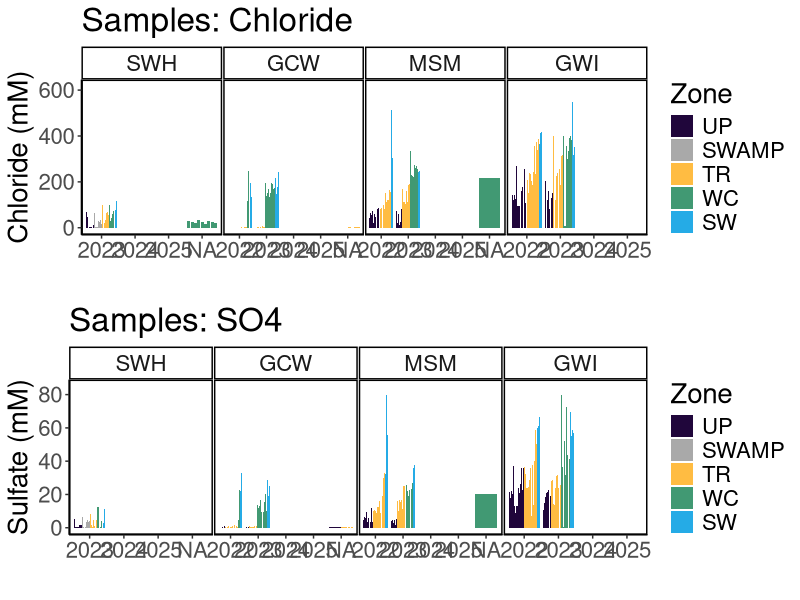
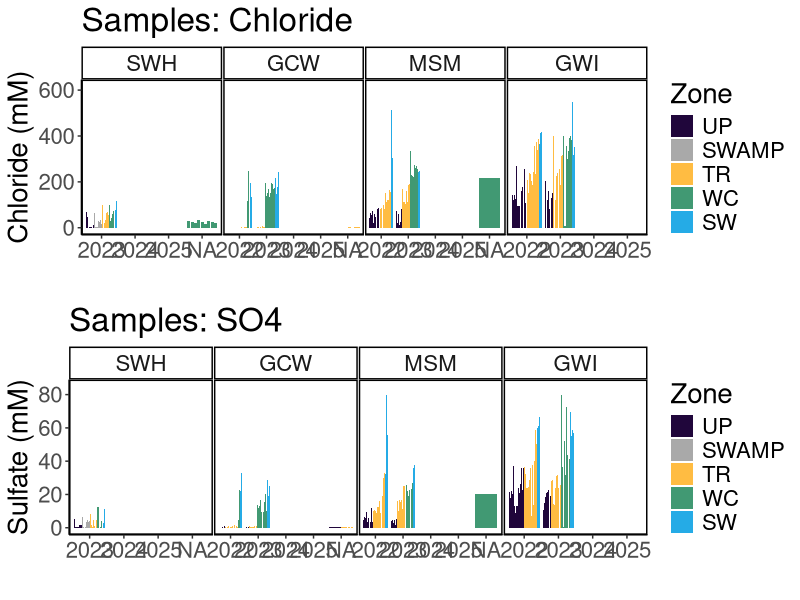
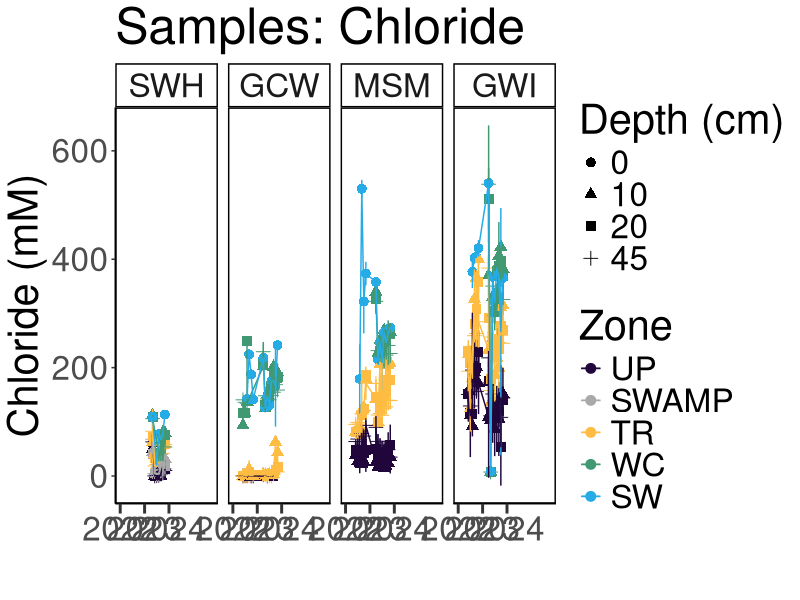
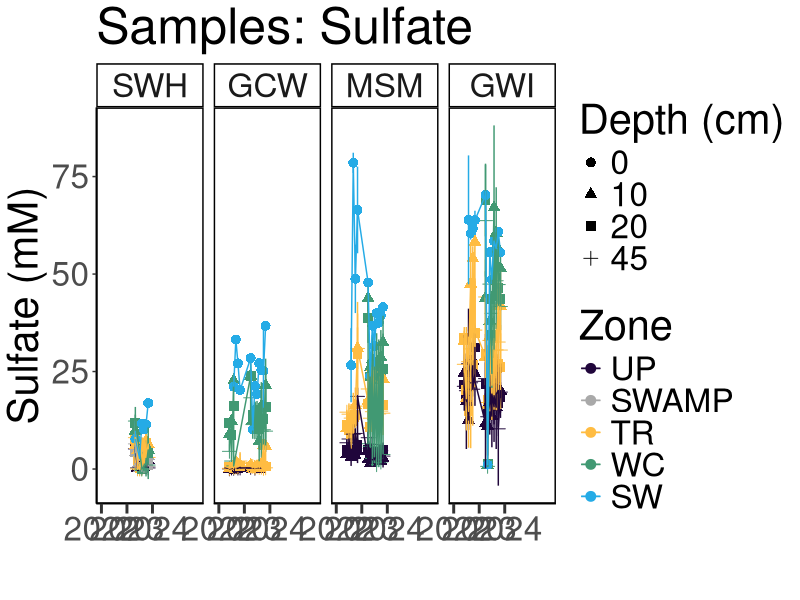
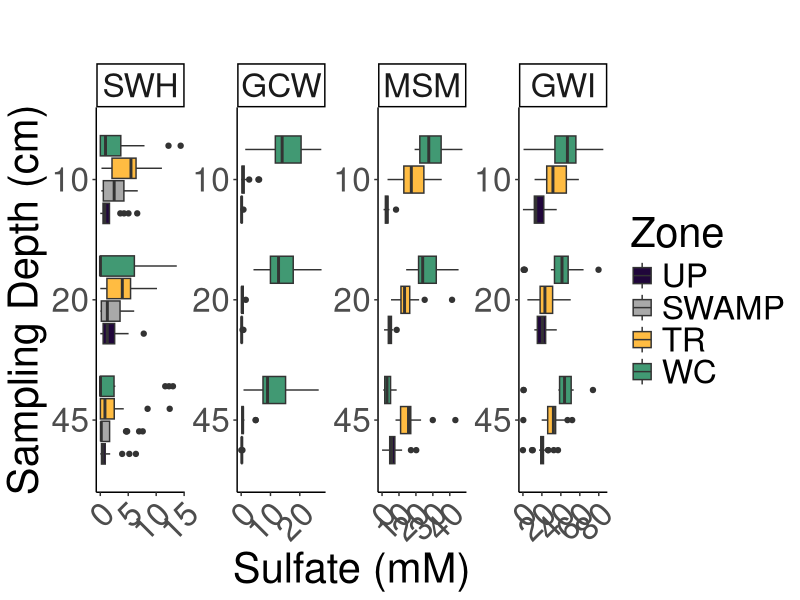
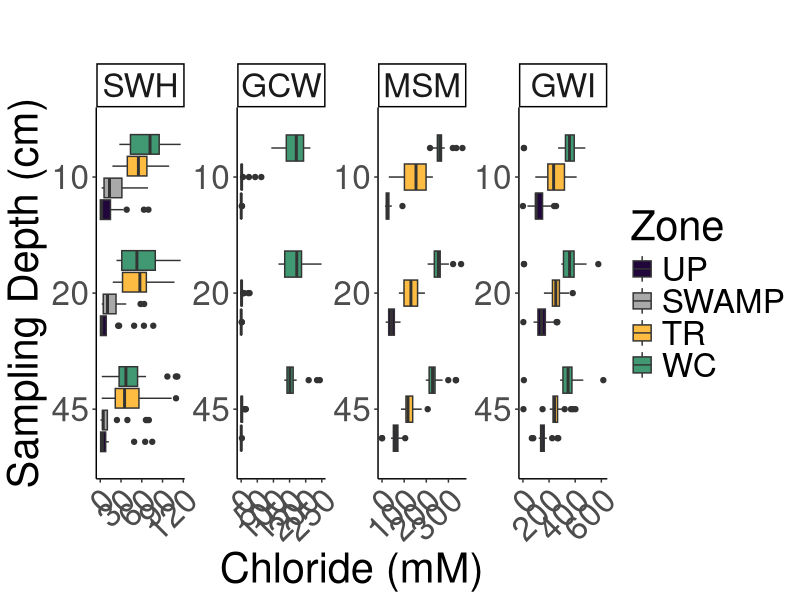
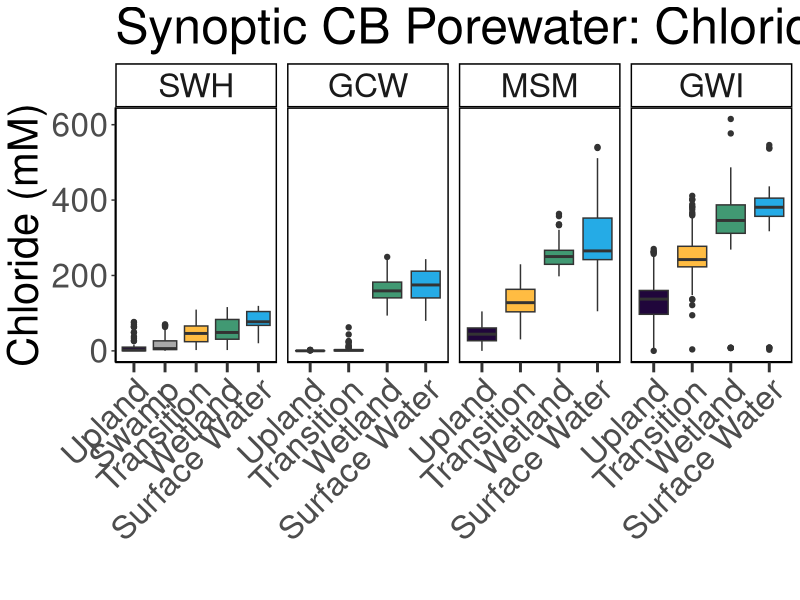
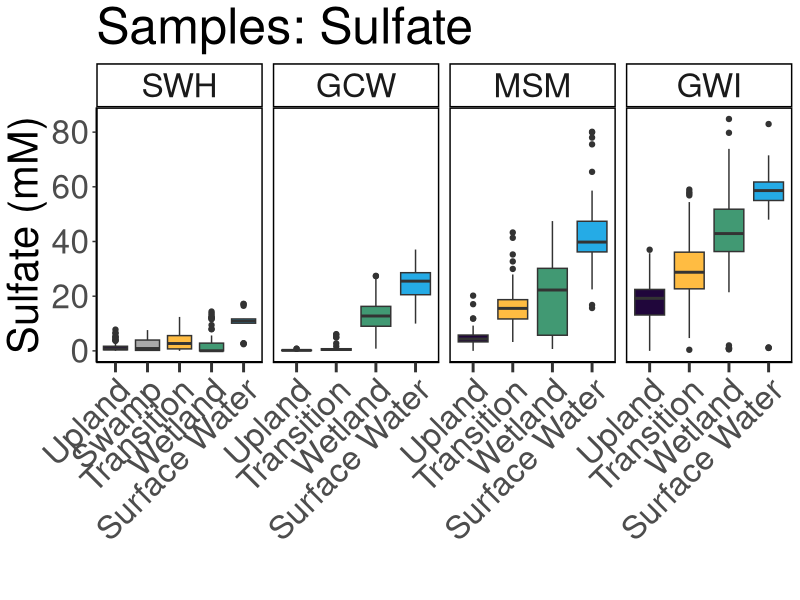

These charts were generated, in order, by the following R code:
## ---- chunk 1
library(dplyr)
library(ggplot2)
library(ggpubr)
library(stringr)
library(readxl)
library(tidyr)
library(tibble)
library(openxlsx)
library(knitr)
## ---- chunk 2

#read in 2022 Dionex Data:
dat22 <- read.csv("2022/COMPASS_SynopticCB_SO4_Cl_2022.csv")
# head(dat22)
colnames(dat22)

#read in 2023 Dionex Data:
dat23 <- read.csv("2023/COMPASS_SynopticCB_SO4_Cl_2023.csv")
# head(dat23)
colnames(dat23)

#read in 2024 Dionex Data:
dat24 <- read.csv("2024/COMPASS_SynopticCB_SO4_Cl_2024.csv")
# head(dat24)
colnames(dat24)

#read in 2025 Dionex Data:
dat25 <- read.csv("2025/COMPASS_SynopticCB_SO4_Cl_2025.csv")
# head(dat25)
colnames(dat25)

all_dat <- bind_rows(dat22, dat23, dat24, dat25)

all_dat <- all_dat %>%
  dplyr::select(
    Project, Region, Sample_ID, Year, Month, Day, Time, Time_Zone,
    Site, Zone, Replicate, Depth_cm, 
    SO4_ppm, SO4_mM, SO4_Conc_flag, SO4_QAQC_flag, Cl_ppm, Cl_mM, Cl_Conc_flag, Cl_QAQC_flag, salinity,
    Analysis_rundate,  Run_notes, Field_notes
        # list columns in the order you want them
  )

##Set 4 decimal points max
all_dat <- all_dat %>%
  mutate(across(where(is.numeric), round, digits = 4)) ##This does make all salinities 0 when Cl_ppm is 0 instead of 0.000026

## ---- chunk 3

#pull the column names from the all_dat dataframe and create a new dataframe with them 
metadat <- data.frame(Column_Names = colnames(all_dat))
metadat

metadat$Description <- ""
metadat$Units <- ""
metadat$Instrument_ifapplicable <- ""

#add information about each line: 

metadat$Description <- c("Project name", 
                         "Region samples originated from: CB = Chesapeake Bay",
                         "Sample identifier used in laboratory and field", 
                         "Year (YYYY) of sample collection", 
                         "Month (#) of sample collection",
                         "Day (#) of sample collection",
                         "Time (HH:MM) of sample collection",
                         "Time Zone of sample collection",
                         "Name of sampling transect location (GCW, SWH, MSM, GWI), see dataset locations for coordinates", 
                         "Zone within space-for-time transect (UP=Upland, SWAMP=Swamp, TR=Transition, WC=Wetland Control, SW=Surface Water)",
                         "Lysimeter or sample replicate id (A-C)", 
                         "Depth in centimeters from which water sample was taken", 
                         "Sulfate concentration in ppm", 
                         "Sulfate concentration in mM", 
                         "Sulfate concentration flag base on standard curve (bdl=below detection limit (0), adl=above detection limit (highest   
                         standard), Within_Range=within detection range)", 
                         "Sulfate QAQC Flags generated during checks of standards, blanks, dups, and spks",
                         "Chloride concentration in ppm", 
                         "Chloride concentration in mM", 
                         "Chloride concentration flag base on standard curve (bdl=below detection limit (0), adl=above detection limit (highest   
                         standard), Within_Range=within detection range)", 
                         "Chloride QAQC Flags generated during checks of standards, blanks, dups, and spks", 
                         "Salinity calculated using the Knudsen equation: Salinity=((1.807*(Chloride ppm)+0.026)/1000", 
                         "The date that samples were run on the Dionex IC", 
                         "Any notes generated during QAQC", 
                         "Notes generated during field sample collection")

metadat$Units <-       c("NA", 
                         "NA",
                         "NA", 
                         "NA",
                         "NA",
                         "NA", 
                         "NA",
                         "NA", 
                         "NA", 
                         "NA",
                         "NA", 
                         "cm",
                         "ppm", 
                         "mM", 
                         "NA", 
                         "NA", 
                         "ppm", 
                         "mM", 
                         "NA", 
                         "NA", 
                         "ppt", 
                         "NA", 
                         "NA",
                         "NA")

metadat$Instrument_ifapplicable <-  
  
                       c("NA", 
                         "NA",
                         "NA", 
                         "NA",
                         "NA",
                         "NA", 
                         "NA",
                         "NA", 
                         "NA", 
                         "NA",
                         "NA", 
                         "NA",
                         "Dionex Integrion HPIC (Thermo Fisher)", 
                         "Dionex Integrion HPIC (Thermo Fisher)", 
                         "NA", 
                         "NA", 
                         "Dionex Integrion HPIC (Thermo Fisher)", 
                         "Dionex Integrion HPIC (Thermo Fisher)", 
                         "NA", 
                         "NA", 
                         "NA", 
                         "NA", 
                         "NA",
                         "NA")


## ---- chunk 4

#write out a csv of all the data to the main folder: 
write.csv(all_dat, "COMPASS_SynopticCB_SO4_Cl_AllData.csv")


#write out a csv of the metadata associated with the data: 
write.csv(metadat, "COMPASS_SynopticCB_SO4_Cl_Metadata.csv")

## ---- chunk 5

data_plotting <- all_dat

#Order by Zone from Upland to Surface Water
data_plotting$Zone = factor(data_plotting$Zone, levels = c("UP", "SWAMP", "TR", "WC", "SW"))
data_plotting <- data_plotting[order(data_plotting$Zone), ]

#Order by Site from SWH, GCW, MSM, GWI order, which is oligohaline to polyhaline
data_plotting$Site = factor(data_plotting$Site, levels = c("SWH", "GCW", "MSM", "GWI"))
data_plotting <- data_plotting[order(data_plotting$Site), ]

#Plot samples to get a first look at concentrations (sanity check)
#group the data for plotting
data_plotting_all <- data_plotting %>%
  group_by(Site, Zone) %>%
  mutate(row_num = factor(row_number())) %>%  # create row_num as factor per group
  ungroup()

data_plotting_all$Date <- as.Date(paste(data_plotting_all$Year, data_plotting_all$Month, data_plotting_all$Day, sep = "-"))


#Plot data and change colors based on Zone:
viz_cl_plot <- ggplot(data_plotting_all, aes(x = as.character(Year), y = Cl_mM, fill = Zone)) +
  geom_bar(stat = "identity", position = position_dodge2(preserve = "total")) +
  facet_grid( ~ Site, scales="free") +
  scale_fill_manual(values = c(
    "UP" = "#20063B",
    "TR" = "#FFBC42",
    "SWAMP" = "darkgrey",
    "WC" = "#419973",
    "SW" = "#25ABE6"
  )) +
  theme_classic() +
  labs(x = " ", y = "Chloride (mM)", title = "Samples: Chloride") +
  theme(
    panel.spacing = unit(.05, "lines"), 
    panel.border = element_rect(color = "black", fill = NA, linewidth = 1)) + 
  theme(text = element_text(size = 20))

# viz_cl_plot


viz_so4_plot <-  ggplot(data_plotting_all, aes(x = as.character(Year), y = SO4_mM, fill = Zone)) +
  geom_bar(stat = "identity", position = position_dodge2(preserve = "total")) +
  facet_grid( ~ Site, scales="free") +
  scale_fill_manual(values = c(
    "UP" = "#20063B",
    "TR" = "#FFBC42",
    "SWAMP" = "darkgrey",
    "WC" = "#419973",
    "SW" = "#25ABE6"
  )) +
  theme_classic() +
  labs(x = " ", y = "Sulfate (mM)", title = "Samples: SO4") +
  theme(
    panel.spacing = unit(.05, "lines"), 
    panel.border = element_rect(color = "black", fill = NA, linewidth = 1))+ 
  theme(text = element_text(size = 20))

# viz_so4_plot

ggarrange(viz_cl_plot, viz_so4_plot, nrow=2, ncol=1)


## ---- chunk 6

##Make Date Column with just Year and Month for Sample ID
all_dat_dates <- data_plotting %>%
  mutate(
    YearMonth = if_else(
      Month < 10,
      # Modify the string:
      YearMonth <- paste(data_plotting$Year, data_plotting$Month, sep = "-0"), 
      YearMonth <- paste(data_plotting$Year, data_plotting$Month, sep = "-"), 
    )
  )

##Summarize SO4 and Cl by Date, Site, and Zone
Dionex_avg <- all_dat_dates %>%
  group_by(Month, Year, Site, Zone) %>%
   dplyr::summarize(mean_SO4 = mean(SO4_mM, na.rm=TRUE), 
            sd_SO4 = sd(SO4_mM, na.rm=TRUE), 
            mean_Cl = mean(Cl_mM, na.rm=TRUE), 
            sd_Cl = sd(Cl_mM, na.rm=TRUE), 
            YearMonth = first(YearMonth))

# Concatenate with a day (e.g., "01" for the first day)
Dionex_avg$Date <- paste0(Dionex_avg$YearMonth, "-01")

# Convert to Date object
Dionex_avg$Date <- as.Date(Dionex_avg$Date)

# Define the specific date breaks you want to display
specific_breaks <- as.Date(c("2022-01-01", "2023-01-01", "2024-01-01", "2025-01-01"))

viz_cl_plot_avgs <- ggplot(Dionex_avg, aes(x = Date, y = mean_Cl, color = Zone, group = Zone)) +
  geom_point(size = 3) + 
  geom_errorbar(aes(ymin = mean_Cl - sd_Cl, ymax = mean_Cl + sd_Cl), width = 0.2) + 
  geom_line() + 
  facet_grid( ~ Site, scales="free_y") +
  scale_color_manual(values = c(
    "UP" = "#20063B",
    "TR" = "#FFBC42",
    "SWAMP" = "darkgrey",
    "WC" = "#419973",
    "SW" = "#25ABE6"
  )) +
  theme_classic() +
  labs(x = "Date", y = "Chloride (mM)", title = "Samples: Chloride") +
  theme(
    panel.spacing = unit(0.5, "lines"), 
    panel.border = element_rect(color = "black", fill = NA, linewidth = 1)) +
  # theme(axis.text.x = element_text(angle = 90, hjust = 0.5))+ 
  theme(text = element_text(size = 30))+
  scale_x_date(breaks = specific_breaks, date_labels = "%Y", expand = expansion(mult = c(0.18, 0.05)))+
  theme(axis.ticks.x = element_line(linewidth = 1))+
  theme(axis.ticks.length.x = unit(0.25, "cm"))

# viz_cl_plot_avgs


viz_so4_plot_avgs <- ggplot(Dionex_avg, aes(x = Date, y = mean_SO4, color = Zone, group = Zone)) +
  geom_point(size = 3) + 
  geom_errorbar(aes(ymin = mean_SO4 - sd_SO4, ymax = mean_SO4 + sd_SO4), width = 0.2) + 
  geom_line() + 
  facet_grid( ~ Site, scales="free_y") +
  scale_color_manual(values = c(
    "UP" = "#20063B",
    "TR" = "#FFBC42",
    "SWAMP" = "darkgrey",
    "WC" = "#419973",
    "SW" = "#25ABE6"
  )) +
  theme_classic() +
  labs(x = " ", y = "Sulfate (mM)", title = "Samples: Sulfate") +
  theme(
    panel.spacing = unit(0.5, "lines"), 
    panel.border = element_rect(color = "black", fill = NA, linewidth = 1)) +
  # theme(axis.text.x = element_text(angle = 90, hjust = 0.5))+ 
  theme(text = element_text(size = 30))+
  scale_x_date(breaks = specific_breaks, date_labels = "%Y", expand = expansion(mult = c(0.18, 0.05)))+
  theme(axis.ticks.x = element_line(linewidth = 1))+
  theme(axis.ticks.length.x = unit(0.25, "cm"))

# viz_so4_plot_avgs

ggarrange(viz_cl_plot, viz_so4_plot, nrow=2, ncol=1)

## ---- chunk 7

##Summarize SO4 and Cl by Date, Site, and Zone
Dionex_avg_depth <- all_dat_dates %>%
  group_by(Month, Year, Site, Zone, Depth_cm) %>%
   dplyr::summarize(mean_SO4 = mean(SO4_mM, na.rm=TRUE), 
            sd_SO4 = sd(SO4_mM, na.rm=TRUE), 
            mean_Cl = mean(Cl_mM, na.rm=TRUE), 
            sd_Cl = sd(Cl_mM, na.rm=TRUE), 
            YearMonth = first(YearMonth))

# Concatenate with a day (e.g., "01" for the first day)
Dionex_avg_depth$Date <- paste0(Dionex_avg_depth$YearMonth, "-01")

# Convert to Date object
Dionex_avg_depth$Date <- as.Date(Dionex_avg_depth$Date)

# Define the specific date breaks you want to display
specific_breaks <- as.Date(c("2022-01-01", "2023-01-01", "2024-01-01"))

viz_cl_plot_depth <- ggplot(Dionex_avg_depth, aes(x = Date, y = mean_Cl, color = Zone, group = Zone, shape = as.character(Depth_cm))) +
  geom_point(size = 3) + 
  geom_errorbar(aes(ymin = mean_Cl - sd_Cl, ymax = mean_Cl + sd_Cl), width = 0.2) + 
  geom_line() + 
  facet_grid( ~ Site, scales="free_y") +
  scale_color_manual(values = c(
    "UP" = "#20063B",
    "TR" = "#FFBC42",
    "SWAMP" = "darkgrey",
    "WC" = "#419973",
    "SW" = "#25ABE6"
  )) +
  theme_classic() +
  labs(x = " ", y = "Chloride (mM)", title = "Samples: Chloride") +
  theme(
    panel.spacing = unit(0.5, "lines"), 
    panel.border = element_rect(color = "black", fill = NA, linewidth = 1)) +
  # theme(axis.text.x = element_text(angle = 90, hjust = 0.5))+ 
  theme(text = element_text(size = 30))+
  scale_x_date(breaks = specific_breaks, date_labels = "%Y", expand = expansion(mult = c(0.18, 0.05))) + 
  labs(fill = "Zone", shape = "Depth (cm)")+
  theme(axis.ticks.x = element_line(linewidth = 1))+
  theme(axis.ticks.length.x = unit(0.25, "cm"))

viz_cl_plot_depth


viz_so4_plot_depth <- ggplot(Dionex_avg_depth, aes(x = Date, y = mean_SO4, color = Zone, group = Zone, shape = as.character(Depth_cm))) +
  geom_point(size = 3) + 
  geom_errorbar(aes(ymin = mean_SO4 - sd_SO4, ymax = mean_SO4 + sd_SO4), width = 0.2) + 
  geom_line() + 
  facet_grid( ~ Site, scales="free_y") +
  scale_color_manual(values = c(
    "UP" = "#20063B",
    "TR" = "#FFBC42",
    "SWAMP" = "darkgrey",
    "WC" = "#419973",
    "SW" = "#25ABE6"
  )) +
  theme_classic() +
  labs(x = " ", y = "Sulfate (mM)", title = "Samples: Sulfate")  +
  theme(
    panel.spacing = unit(0.5, "lines"), 
    panel.border = element_rect(color = "black", fill = NA, linewidth = 1)) +
  # theme(axis.text.x = element_text(angle = 90, hjust = 0.5))+ 
  theme(text = element_text(size = 30))+
  scale_x_date(breaks = specific_breaks, date_labels = "%Y", expand = expansion(mult = c(0.18, 0.05))) + 
  labs(fill = "Zone", shape = "Depth (cm)")+
  theme(axis.ticks.x = element_line(linewidth = 1))+
  theme(axis.ticks.length.x = unit(0.25, "cm"))

viz_so4_plot_depth
# ggarrange(viz_cl_plot, viz_so4_plot, nrow=2, ncol=1)

## ---- chunk 8

##Remove SW
data_plotting_depth <- data_plotting %>%
  filter(Zone != "SW") %>%
  mutate(Depth_cm = factor(Depth_cm, levels = c("45", "20", "10")))


#Plot data and change colors based on Zone:
viz_so4_depth <-  ggplot(data_plotting_depth, aes(x = Depth_cm, y = SO4_mM, fill = Zone)) +
  geom_boxplot() +
  facet_wrap( ~ Site, scales="free", nrow = 1) +
  scale_fill_manual(values = c(
    "UP" = "#20063B",
    "TR" = "#FFBC42",
    "SWAMP" = "darkgrey",
    "WC" = "#419973")) +
  theme_classic() +
  labs(x = "Sampling Depth (cm)", y = "Sulfate (mM)", title = "") +
  # theme(
  #   panel.spacing = unit(.05, "lines"), 
  #   panel.border = element_rect(color = "black", fill = NA, linewidth = 1))+ 
  theme(text = element_text(size = 30))+ 
  theme(axis.text.x = element_text(angle = 45, vjust = 1, hjust = 1))+ 
  coord_flip() 

viz_so4_depth

#Plot data and change colors based on Zone:
viz_cl_depth <-  ggplot(data_plotting_depth, aes(x = Depth_cm, y = Cl_mM, fill = Zone)) +
  geom_boxplot() +
  facet_wrap( ~ Site, scales="free", nrow = 1) +
  scale_fill_manual(values = c(
    "UP" = "#20063B",
    "TR" = "#FFBC42",
    "SWAMP" = "darkgrey",
    "WC" = "#419973")) +
  theme_classic() +
  labs(x = "Sampling Depth (cm)", y = "Chloride (mM)", title = "") +
  # theme(
  #   panel.spacing = unit(.05, "lines"), 
  #   panel.border = element_rect(color = "black", fill = NA, linewidth = 1))+ 
  theme(text = element_text(size = 30))+ 
  theme(axis.text.x = element_text(angle = 45, vjust = 1, hjust = 1))+ 
  coord_flip() 

viz_cl_depth

## ---- chunk 9

all_dat_dates <- all_dat_dates %>% 
    mutate(
    Zone_1 = case_when(
      Zone == "UP" ~ "Upland",
      Zone == "SWAMP" ~ "Swamp",
      Zone == "TR" ~ "Transition",
      Zone == "WC" ~ "Wetland",
      Zone == "SW" ~ "Surface Water",
      TRUE ~ Zone  # keep everything else unchanged
    )
  ) %>%
  mutate(Zone_1 = factor(Zone_1, levels = c("Upland", "Swamp", "Transition", "Wetland", "Surface Water")))


##Summarize SO4 and Cl by Date, Site, and Zone
viz_cl_boxplot <- ggplot(all_dat_dates, aes(x = Zone_1, y = Cl_mM, fill = Zone_1, group = Zone_1)) +
  geom_boxplot() + 
  facet_grid( ~ Site, scales = "free_x") +
  scale_x_discrete(drop = TRUE) +
  scale_fill_manual(values = c(
    "Upland" = "#20063B",
    "Transition" = "#FFBC42",
    "Swamp" = "darkgrey",
    "Wetland" = "#419973",
    "Surface Water" = "#25ABE6"
  ), labels = c("Upland", "Swamp", "Transition", "Wetland", "Surface Water")) +
  theme_classic() +
  labs(x = " ", y = "Chloride (mM)", title = "Synoptic CB Porewater: Chloride") +
  theme(
    panel.spacing = unit(0.5, "lines"), 
    panel.border = element_rect(color = "black", fill = NA, linewidth = 1)) +
  theme(axis.text.x = element_text(angle = 45, vjust = 1, hjust = 1))+ 
  theme(text = element_text(size = 30))+
  theme(axis.ticks.x = element_line(linewidth = 1))+
  theme(axis.ticks.length.x = unit(0.25, "cm"))+ 
  #scale_x_discrete(labels = c("Upland", "Swamp", "Transition", "Wetland", "Surface Water"))+ 
  theme(legend.position = "none")

viz_cl_boxplot


viz_so4_boxplot <- ggplot(all_dat_dates, aes(x = Zone_1, y = SO4_mM, fill = Zone_1, group = Zone_1)) +
  geom_boxplot() +
  facet_grid( ~ Site, scales = "free_x") +
  scale_x_discrete(drop = TRUE) +
  scale_fill_manual(values = c(
    "Upland" = "#20063B",
    "Transition" = "#FFBC42",
    "Swamp" = "darkgrey",
    "Wetland" = "#419973",
    "Surface Water" = "#25ABE6"
  ), labels = c("Upland", "Swamp", "Transition", "Wetland", "Surface Water")) +
  theme_classic() +
  labs(x = " ", y = "Sulfate (mM)", title = "Samples: Sulfate") +
  theme(
    panel.spacing = unit(0.5, "lines"), 
    panel.border = element_rect(color = "black", fill = NA, linewidth = 1)) +
  theme(axis.text.x = element_text(angle = 45, vjust = 1, hjust = 1))+ 
  theme(text = element_text(size = 30))+
  theme(axis.ticks.x = element_line(linewidth = 1))+
  theme(axis.ticks.length.x = unit(0.25, "cm"))+ 
  #scale_x_discrete(labels = c("Upland", "Swamp", "Transition", "Wetland", "Surface Water"))+ 
  theme(legend.position = "none")

viz_so4_boxplot

# ggarrange(viz_cl_boxplot, viz_so4_boxplot, nrow=2, ncol=1)

# Save as a PNG
png("COMPASS_SynopticCB_Cl_alldata.png", width = 2000, height = 1200, res = 100) 
print(viz_cl_boxplot)  # For ggplot objects, use print()
dev.off() 

# Save as a PNG
png("COMPASS_SynopticCB_SO4_alldata.png", width = 2000, height = 1200, res = 100) 
print(viz_so4_boxplot)  # For ggplot objects, use print()
dev.off() 

## ---- chunk 10
# It would also be great to add to our collation codes a summary chunk that will calculate value ranges, means, and standard deviations (and errors) for each site, zone, depth for each year; also for each site zone, depth overall; and for each site and zone overall so that we have some easy access to metrics. Was just thinking this might be helpful today when re-collating the DIC data.

colnames(all_dat)

##Metrics for each site, zone, depth for each year
summary_by_year <- all_dat %>%
  group_by(Year, Site, Zone, Depth_cm) %>%
   reframe(
     min_Cl_mM = min(Cl_mM, na.rm=TRUE),
     max_Cl_mM = max(Cl_mM, na.rm=TRUE), 
     mean_Cl_mM = mean(Cl_mM, na.rm=TRUE), 
     sd_Cl_mM = sd(Cl_mM, na.rm=TRUE), 

     min_SO4_mM = min(SO4_mM, na.rm=TRUE),
     max_SO4_mM = max(SO4_mM, na.rm=TRUE), 
     mean_SO4_mM = mean(SO4_mM, na.rm=TRUE), 
     sd_SO4_mM = sd(SO4_mM, na.rm=TRUE)) %>%
  mutate(across(where(is.numeric), round, digits = 4)) 

##Metrics for each site, zone, depth for all years
summary_all_years <- all_dat %>%
  group_by(Site, Zone, Depth_cm) %>%
   reframe(
     min_Cl_ppm = min(Cl_ppm, na.rm=TRUE),
     max_Cl_ppm = max(Cl_ppm, na.rm=TRUE), 
     mean_Cl_ppm = mean(Cl_ppm, na.rm=TRUE), 
     sd_Cl_ppm = sd(Cl_ppm, na.rm=TRUE), 

     min_SO4_ppm = min(SO4_ppm, na.rm=TRUE),
     max_SO4_ppm = max(SO4_ppm, na.rm=TRUE), 
     mean_SO4_ppm = mean(SO4_ppm, na.rm=TRUE), 
     sd_SO4_ppm = sd(SO4_ppm, na.rm=TRUE)) %>%
  mutate(across(where(is.numeric), round, digits = 4)) 

##Metrics for each site and zone for all depths and years
summary_all_depths_years <- all_dat %>%
  group_by(Site, Zone) %>%
   reframe(
     min_Cl_ppm = min(Cl_ppm, na.rm=TRUE),
     max_Cl_ppm = max(Cl_ppm, na.rm=TRUE), 
     mean_Cl_ppm = mean(Cl_ppm, na.rm=TRUE), 
     sd_Cl_ppm = sd(Cl_ppm, na.rm=TRUE), 

     min_SO4_ppm = min(SO4_ppm, na.rm=TRUE),
     max_SO4_ppm = max(SO4_ppm, na.rm=TRUE), 
     mean_SO4_ppm = mean(SO4_ppm, na.rm=TRUE), 
     sd_SO4_ppm = sd(SO4_ppm, na.rm=TRUE)) %>%
  mutate(across(where(is.numeric), round, digits = 4)) 

## ---- chunk 11
#  I am thinking it might be cool to add to our porewater collation files a table at the end that has total number of samples then also some info about # of samples per zone, site, depth etc.

##Metrics for each year
sample_numbers_years <- all_dat %>%
  group_by(Year) %>%
   reframe(
     Number_of_samples = n())

##Metrics for each site, zone, depth for all years
sample_numbers <- all_dat %>%
  group_by(Site, Zone, Depth_cm) %>%
   reframe(
     Number_of_samples = n())
     

## ---- chunk 12

library(kableExtra)

#Order by Zone from Upland to Surface Water
summary_all_depths_years$Zone = factor(summary_all_depths_years$Zone, levels = c("UP", "SWAMP", "TR", "WC", "SW"))
summary_all_depths_years <- summary_all_depths_years[order(summary_all_depths_years$Zone), ]

#Order by Site from SWH, GCW, MSM, GWI order, which is oligohaline to polyhaline
summary_all_depths_years$Site = factor(summary_all_depths_years$Site, levels = c("SWH", "GCW", "MSM", "GWI"))
summary_all_depths_years <- summary_all_depths_years[order(summary_all_depths_years$Site), ]

#Order by Zone from Upland to Surface Water
sample_numbers$Zone = factor(sample_numbers$Zone, levels = c("UP", "SWAMP", "TR", "WC", "SW"))
sample_numbers <- sample_numbers[order(sample_numbers$Zone), ]

#Order by Site from SWH, GCW, MSM, GWI order, which is oligohaline to polyhaline
sample_numbers$Site = factor(sample_numbers$Site, levels = c("SWH", "GCW", "MSM", "GWI"))
sample_numbers <- sample_numbers[order(sample_numbers$Site), ]

kable(
  summary_all_depths_years[, c("Site", "Zone", "min_Cl_ppm",	"max_Cl_ppm",	"mean_Cl_ppm", "min_SO4_ppm",	"max_SO4_ppm",	"mean_SO4_ppm")],  
  format = "latex",
  booktabs = TRUE,
  caption = "Summary Statistics"
) %>%
  kable_styling(
    latex_options = c("hold_position", "striped", "scale_down"),
    font_size = 12
  ) %>%
  row_spec(0, bold = TRUE) %>%   # header
  column_spec(1, bold = TRUE)


## ---- chunk 13

kable(
  sample_numbers_years[, c("Year", "Number_of_samples")],  
  format = "latex",
  booktabs = TRUE,
  caption = paste0("Total Samples: ", nrow(all_dat))
) %>%
  kable_styling(
    latex_options = c("hold_position", "striped", "scale_down"),
    font_size = 12
  ) %>%
  row_spec(0, bold = TRUE) %>%   # header
  column_spec(1, bold = TRUE)

# kable(
#   sample_numbers[, c("Site", "Zone", "Depth_cm", "Number_of_samples")],  
#   format = "latex",
#   booktabs = TRUE,
#   caption = "Number of samples by Site, Zone, and Depth"
# ) %>%
#   kable_styling(
#     latex_options = c("hold_position", "striped", "scale_down"),
#     font_size = 12
#   ) %>%
#   row_spec(0, bold = TRUE) %>%   # header
#   column_spec(1, bold = TRUE)

## ---- chunk 14
##Remove SW samples
sample_numbers_pw <- sample_numbers %>% 
  filter(Zone != "SW")

##Number of Samples Plots
sample_num_barplot <- ggplot(sample_numbers_pw, aes(x = as.character(Depth_cm), y = Number_of_samples, fill = Zone)) +
  geom_col(position = "dodge", color = "black", width = 0.75) + # 'color' adds a border to the bars
  facet_grid(~Site , scales = "free_x") +
  scale_x_discrete(drop = TRUE) +
  scale_fill_manual(values = c(
    "UP" = "#20063B",
    "TR" = "#FFBC42",
    "SWAMP" = "darkgrey",
    "WC" = "#419973"
  ), labels = c("Upland", "Swamp", "Transition", "Wetland")) +
  theme_classic() +
  labs(x = "Depth (cm)", y = "Number of Samples", title = "Synoptic CB Porewater Sample Numbers") +
  theme(
    panel.spacing = unit(0.5, "lines"),
    panel.border = element_rect(color = "black", fill = NA, linewidth = 1)) +
  theme(axis.text.x = element_text(angle = 45, vjust = 1, hjust = 1))+
  theme(text = element_text(size = 30))+
  theme(axis.ticks.x = element_line(linewidth = 1))+
  theme(axis.ticks.length.x = unit(0.25, "cm"))
  #scale_x_discrete(labels = c("Upland", "Swamp", "Transition", "Wetland", "Surface Water"))+
  # theme(legend.position = "none")

sample_num_barplot
## ---- chunk 15

#write out a csv of all the data to the main folder: 
write.csv(summary_by_year, "COMPASS_SynopticCB_PW_SO4_Cl_Summarized_By_Year.csv")


#write out a csv of the metadata associated with the data: 
write.csv(summary_all_years, "COMPASS_SynopticCB_PW_SO4_Cl_Summarized_Years_Combined.csv")


#write out a csv of the metadata associated with the data: 
write.csv(summary_all_depths_years, "COMPASS_SynopticCB_PW_SO4_Cl_Summarized_Years_and_Depths_Combined.csv")
